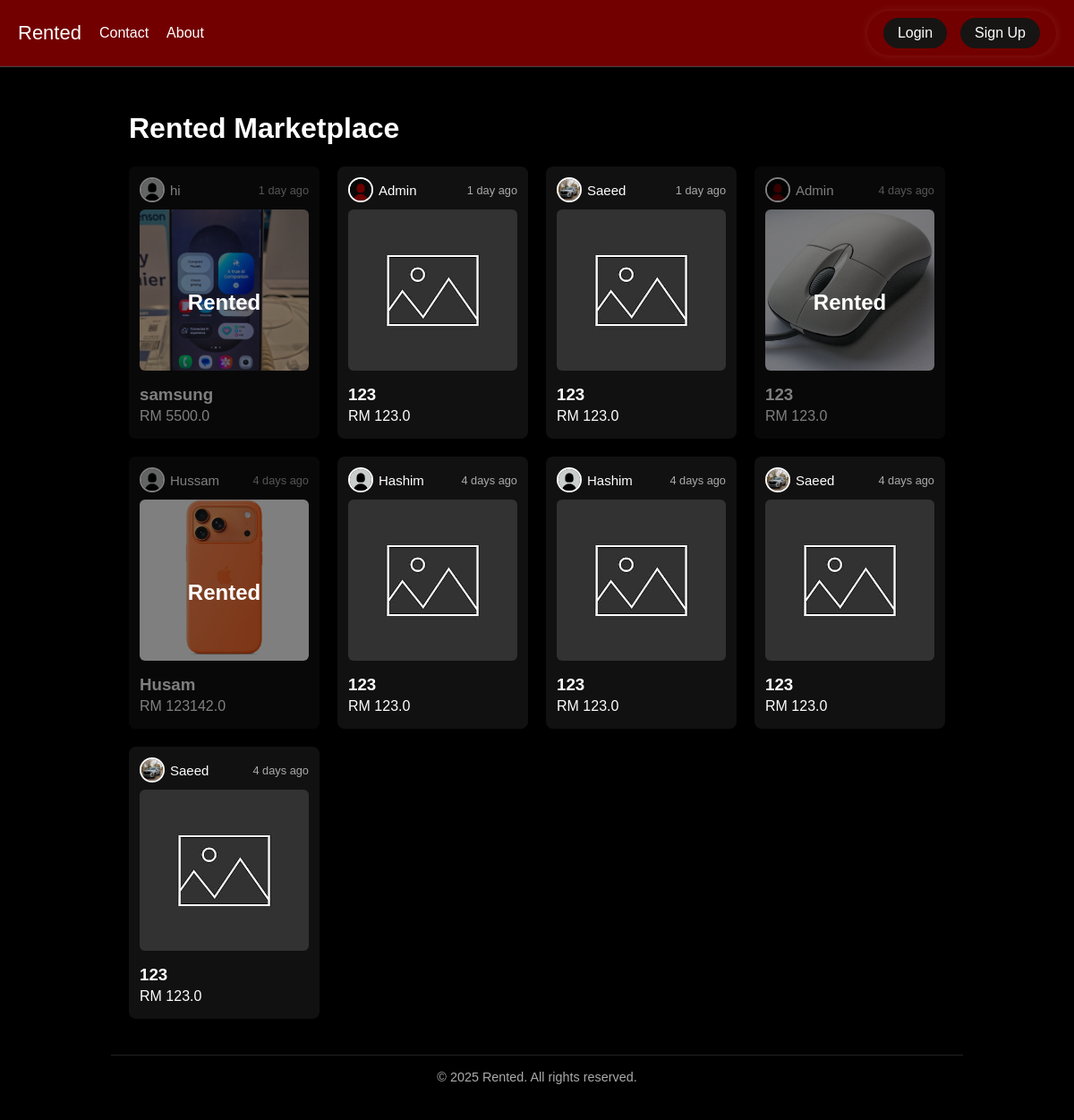
The page / on the database its author committed.
### app.py (models this page shows)
class Listing(db.Model):
    id = db.Column(db.Integer, primary_key=True)
    title = db.Column(db.String(150), nullable=False)
    description = db.Column(db.Text, nullable=False)
    price = db.Column(db.Float, nullable=False)
    image = db.Column(db.String(300), default="default_listing.png")
    user_id = db.Column(db.Integer, db.ForeignKey('user.id'), nullable=False)
    created_at = db.Column(db.DateTime, default=datetime.utcnow)
    user = db.relationship("User", backref="listings")

class User(db.Model):
    id = db.Column(db.Integer, primary_key=True)
    username = db.Column(db.String(150), unique=True, nullable=False)
    email = db.Column(db.String(150), unique=True, nullable=True)
    password = db.Column(db.String(150), nullable=False)
    profile_pic = db.Column(db.String(300), default="profile_pics/default.png")
    is_admin = db.Column(db.Boolean, default=False)
    created_at = db.Column(db.DateTime, default=datetime.utcnow)

### app.py (the view)
@app.route("/")
def home():
    listings = Listing.query.order_by(Listing.created_at.desc()).all()
    for listing in listings:
        listing.is_rented = any(req.status == "Approved" for req in listing.requests)
    return render_template("index.html", listings=listings)

### app.py (called while the page is built)
@app.context_processor
def inject_user():
    if "user_id" in session:
        user = User.query.get(session["user_id"])
        return dict(user=user)
    return dict(user=None)

### Templates/index.html (shortened to what this page needs)
{% extends "base.html" %}
{% block content %}
<div class="container wide-container">
    <h1>Rented Marketplace</h1>
    <div class="listing-grid">
        {% for listing in listings %}
        <div class="listing-card">
            <div class="user-info">
                <div class="user-left">
                    {% if listing.user and listing.user.profile_pic %}
                        <img src="{{ url_for('static', filename=listing.user.profile_pic) }}"
                             alt="{{ listing.user.username }}'s profile picture" class="profile-pic">
                    {% else %}
                        <img src="{{ url_for('static', filename='profile_pics/default.png') }}"
                             alt="Default profile picture" class="profile-pic">
                    {% endif %}
                    <span class="username">{{ listing.user.username }}</span>
                </div>
                <span class="time-ago">{{ time_ago(listing.created_at) }}</span>
            </div>
            <a href="{{ url_for('view_listing', id=listing.id) }}" class="listing-card-link">
                <img src="{{ url_for('static', filename='listing_images/' + listing.image) }}" alt="{{ listing.title }}">
                <h3>{{ listing.title }}</h3>
                <p class="price">RM {{ listing.price }}</p>
            </a>
            {% if listing.is_rented %}
            <div class="rented-overlay">Rented</div>
            {% endif %}
        </div>
        {% else %}
        <p style="color:#fff; text-align:center; grid-column: 1 / -1;">No listings available.</p>
        {% endfor %}
    </div>
</div>
<footer class="footer">&copy; 2025 Rented. All rights reserved.</footer>
{% endblock %}

### Templates/base.html (shortened to what this page needs)
<!DOCTYPE html>
<html lang="en">
<head>
</head>
<body>
  <nav class="navbar">
    <div class="nav-left">
      <a href="{{ url_for('home') }}" class="logo">Rented</a>
      <a href="{{ url_for('contact') }}">Contact</a>
      <a href="{{ url_for('about') }}">About</a>
    </div>
    <div class="nav-right">
      {% if session.get('user_id') %}
        <div class="user-info">
          <span class="username">{{ user.username }}</span>
          <img src="{{ url_for('static', filename=user.profile_pic) }}" alt="Profile" class="profile-pic">
          <div class="dropdown-menu">
            <a href="{{ url_for('profile') }}">⚙️ Edit Profile</a>
            <a href="{{ url_for('logout') }}">🚪 Logout</a>
          </div>
        </div>
      {% else %}
        <div class="auth-buttons">
          <a href="{{ url_for('login') }}" class="auth-link">Login</a>
          <a href="{{ url_for('signup') }}" class="auth-link">Sign Up</a>
        </div>
      {% endif %}
    </div>
  </nav>
  <div class="container">
    {% block content %}{% endblock %}
  </div>
</body>
</html>

### Templates/base.html (style rules this page uses)
*, *::before, *::after { box-sizing: border-box; }
body { margin: 0; font-family: Arial, sans-serif; background: #000; color: #fff; min-height: 100vh; padding-top: 80px; }
a { text-decoration: none; color: inherit; }
.navbar { display: flex; justify-content: space-between; align-items: center; background: #730000; padding: 12px 20px; position: fixed; top: 0; left: 0; right: 0; z-index: 1000; border-bottom: 1px solid #444; }
.nav-left { display: flex; align-items: center; gap: 20px; }
.navbar a { color: #fff; font-weight: 500; }
.logo { font-family: 'Arial Black', sans-serif; font-size: 22px; color: #000; }
.auth-buttons { display: flex; gap: 15px; background: #730000; padding: 8px 18px; border-radius: 30px; box-shadow: 0 0 8px rgba(255, 255, 255, 0.1); align-items: center; }
.auth-link { background: #171414; color: #fff; font-weight: 600; padding: 8px 16px; border-radius: 20px; transition: transform 0.3s ease, background 0.3s ease; }
.user-info { display: flex; align-items: center; gap: 8px; position: relative; }
.username { font-weight: bold; font-size: 15px; }
.profile-pic { width: 38px; height: 38px; border-radius: 50%; object-fit: cover; cursor: pointer; border: 2px solid #fff; }
.container { max-width: 1000px; margin: 0 auto; padding: 24px; }

### Templates/index.html (style rules this page uses)
.wide-container { max-width: 1400px; margin: 0 auto; padding: 0 20px; }
.listing-grid { display: grid; grid-template-columns: repeat(4, 1fr); gap: 20px; margin-top: 24px; }
.listing-card { display: flex; flex-direction: column; background: #111; border-radius: 8px; padding: 12px; box-shadow: 0 2px 8px rgba(0,0,0,0.2); color: #fff; position: relative; transition: transform 0.2s ease, box-shadow 0.2s ease; }
.listing-card-link { text-decoration: none; color: inherit; display: block; }
.listing-card-link img { width: 100%; height: 180px; object-fit: cover; border-radius: 6px; margin-bottom: 8px; }
.listing-card-link h3, .listing-card-link p, .listing-card-link .price { margin: 0.25rem 0; }
.user-info { display: flex; justify-content: space-between; align-items: center; margin-bottom: 8px; }
.user-left { display: flex; align-items: center; }
.user-info .profile-pic { width: 28px; height: 28px; border-radius: 50%; margin-right: 6px; }
.username { font-weight: 500; }
.time-ago { font-size: 0.8rem; color: #aaa; }
.rented-overlay { position: absolute; top: 0; left: 0; right: 0; bottom: 0; background: rgba(0,0,0,0.5); color: #fff; display: flex; justify-content: center; align-items: center; font-size: 24px; font-weight: bold; border-radius: 8px; pointer-events: none; }
.footer { text-align: center; padding: 16px; margin-top: 40px; color: #aaa; font-size: 0.9rem; border-top: 1px solid #222; }

### rows shown on the page
Listing: profile_pic (placeholder picture), user.username "hi", created_at "1 day ago", image (picture), title "samsung", price "5500.0"
Listing: profile_pic (picture), user.username "Admin", created_at "1 day ago", image (placeholder picture), title "123", price "123.0"
Listing: profile_pic (picture), user.username "Saeed", created_at "1 day ago", image (placeholder picture), title "123", price "123.0"
Listing: profile_pic (picture), user.username "Admin", created_at "4 days ago", image (picture), title "123", price "123.0"
Listing: profile_pic (placeholder picture), user.username "Hussam", created_at "4 days ago", image (picture), title "Husam", price "123142.0"
Listing: profile_pic (placeholder picture), user.username "Hashim", created_at "4 days ago", image (placeholder picture), title "123", price "123.0"
Listing: profile_pic (placeholder picture), user.username "Hashim", created_at "4 days ago", image (placeholder picture), title "123", price "123.0"
Listing: profile_pic (picture), user.username "Saeed", created_at "4 days ago", image (placeholder picture), title "123", price "123.0"
Listing: profile_pic (picture), user.username "Saeed", created_at "4 days ago", image (placeholder picture), title "123", price "123.0"
